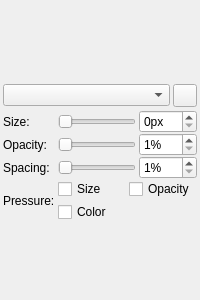
<?xml version="1.0" encoding="UTF-8"?>
<ui version="4.0">
 <class>PenSettings</class>
 <widget class="QWidget" name="PenSettings">
  <property name="geometry">
   <rect>
    <x>0</x>
    <y>0</y>
    <width>200</width>
    <height>300</height>
   </rect>
  </property>
  <layout class="QVBoxLayout" name="verticalLayout">
   <property name="spacing">
    <number>3</number>
   </property>
   <property name="leftMargin">
    <number>3</number>
   </property>
   <property name="topMargin">
    <number>3</number>
   </property>
   <property name="rightMargin">
    <number>3</number>
   </property>
   <property name="bottomMargin">
    <number>3</number>
   </property>
   <item>
    <widget class="BrushPreview" name="preview">
     <property name="sizePolicy">
      <sizepolicy hsizetype="Expanding" vsizetype="Expanding">
       <horstretch>0</horstretch>
       <verstretch>0</verstretch>
      </sizepolicy>
     </property>
     <property name="minimumSize">
      <size>
       <width>0</width>
       <height>64</height>
      </size>
     </property>
     <property name="maximumSize">
      <size>
       <width>16777215</width>
       <height>128</height>
      </size>
     </property>
    </widget>
   </item>
   <item>
    <layout class="QHBoxLayout">
     <property name="spacing">
      <number>3</number>
     </property>
     <property name="topMargin">
      <number>3</number>
     </property>
     <item>
      <widget class="QComboBox" name="blendmode">
       <property name="sizePolicy">
        <sizepolicy hsizetype="Preferred" vsizetype="Fixed">
         <horstretch>1</horstretch>
         <verstretch>0</verstretch>
        </sizepolicy>
       </property>
      </widget>
     </item>
     <item>
      <widget class="QToolButton" name="incremental">
       <property name="toolTip">
        <string>Incremental drawing</string>
       </property>
       <property name="icon">
        <iconset>
         <normaloff>icons:incremental.png</normaloff>icons:incremental.png</iconset>
       </property>
       <property name="checkable">
        <bool>true</bool>
       </property>
      </widget>
     </item>
    </layout>
   </item>
   <item>
    <layout class="QGridLayout" name="gridLayout_2">
     <property name="horizontalSpacing">
      <number>3</number>
     </property>
     <property name="verticalSpacing">
      <number>0</number>
     </property>
     <item row="4" column="0">
      <widget class="QLabel" name="label_3">
       <property name="text">
        <string>Spacing:</string>
       </property>
      </widget>
     </item>
     <item row="0" column="0">
      <widget class="QLabel" name="label">
       <property name="text">
        <string>Size:</string>
       </property>
      </widget>
     </item>
     <item row="1" column="0">
      <widget class="QLabel" name="label_2">
       <property name="text">
        <string>Opacity:</string>
       </property>
      </widget>
     </item>
     <item row="1" column="1">
      <widget class="QSlider" name="brushopacity">
       <property name="minimum">
        <number>1</number>
       </property>
       <property name="maximum">
        <number>100</number>
       </property>
       <property name="orientation">
        <enum>Qt::Horizontal</enum>
       </property>
      </widget>
     </item>
     <item row="0" column="1">
      <widget class="QSlider" name="brushsize">
       <property name="maximum">
        <number>64</number>
       </property>
       <property name="orientation">
        <enum>Qt::Horizontal</enum>
       </property>
      </widget>
     </item>
     <item row="4" column="1">
      <widget class="QSlider" name="brushspacing">
       <property name="minimum">
        <number>1</number>
       </property>
       <property name="maximum">
        <number>50</number>
       </property>
       <property name="orientation">
        <enum>Qt::Horizontal</enum>
       </property>
      </widget>
     </item>
     <item row="0" column="2">
      <widget class="QSpinBox" name="spinBox">
       <property name="suffix">
        <string>px</string>
       </property>
       <property name="maximum">
        <number>64</number>
       </property>
      </widget>
     </item>
     <item row="1" column="2">
      <widget class="QSpinBox" name="spinBox_2">
       <property name="suffix">
        <string notr="true">%</string>
       </property>
       <property name="minimum">
        <number>1</number>
       </property>
       <property name="maximum">
        <number>100</number>
       </property>
      </widget>
     </item>
     <item row="4" column="2">
      <widget class="QSpinBox" name="spinBox_3">
       <property name="suffix">
        <string notr="true">%</string>
       </property>
       <property name="minimum">
        <number>1</number>
       </property>
       <property name="maximum">
        <number>50</number>
       </property>
      </widget>
     </item>
     <item row="5" column="0">
      <widget class="QLabel" name="label_5">
       <property name="text">
        <string>Pressure:</string>
       </property>
      </widget>
     </item>
     <item row="5" column="1" colspan="2">
      <layout class="QGridLayout">
       <property name="leftMargin">
        <number>0</number>
       </property>
       <property name="topMargin">
        <number>0</number>
       </property>
       <property name="rightMargin">
        <number>0</number>
       </property>
       <property name="bottomMargin">
        <number>0</number>
       </property>
       <property name="spacing">
        <number>3</number>
       </property>
       <item row="0" column="0">
        <widget class="QCheckBox" name="pressuresize">
         <property name="text">
          <string>Size</string>
         </property>
        </widget>
       </item>
       <item row="0" column="1">
        <widget class="QCheckBox" name="pressureopacity">
         <property name="text">
          <string>Opacity</string>
         </property>
        </widget>
       </item>
       <item row="1" column="0">
        <widget class="QCheckBox" name="pressurecolor">
         <property name="text">
          <string>Color</string>
         </property>
        </widget>
       </item>
      </layout>
     </item>
    </layout>
   </item>
   <item>
    <spacer>
     <property name="orientation">
      <enum>Qt::Vertical</enum>
     </property>
     <property name="sizeHint" stdset="0">
      <size>
       <width>5</width>
       <height>5</height>
      </size>
     </property>
    </spacer>
   </item>
  </layout>
 </widget>
 <customwidgets>
  <customwidget>
   <class>BrushPreview</class>
   <extends>QFrame</extends>
   <header>widgets/brushpreview.h</header>
   <container>1</container>
  </customwidget>
 </customwidgets>
 <tabstops>
  <tabstop>blendmode</tabstop>
  <tabstop>incremental</tabstop>
  <tabstop>brushsize</tabstop>
  <tabstop>brushopacity</tabstop>
  <tabstop>brushspacing</tabstop>
  <tabstop>pressuresize</tabstop>
  <tabstop>pressureopacity</tabstop>
  <tabstop>pressurecolor</tabstop>
 </tabstops>
 <resources/>
 <connections>
  <connection>
   <sender>pressuresize</sender>
   <signal>toggled(bool)</signal>
   <receiver>preview</receiver>
   <slot>setSizePressure(bool)</slot>
   <hints>
    <hint type="sourcelabel">
     <x>55</x>
     <y>234</y>
    </hint>
    <hint type="destinationlabel">
     <x>60</x>
     <y>27</y>
    </hint>
   </hints>
  </connection>
  <connection>
   <sender>pressureopacity</sender>
   <signal>toggled(bool)</signal>
   <receiver>preview</receiver>
   <slot>setOpacityPressure(bool)</slot>
   <hints>
    <hint type="sourcelabel">
     <x>195</x>
     <y>234</y>
    </hint>
    <hint type="destinationlabel">
     <x>162</x>
     <y>30</y>
    </hint>
   </hints>
  </connection>
  <connection>
   <sender>pressurecolor</sender>
   <signal>toggled(bool)</signal>
   <receiver>preview</receiver>
   <slot>setColorPressure(bool)</slot>
   <hints>
    <hint type="sourcelabel">
     <x>68</x>
     <y>257</y>
    </hint>
    <hint type="destinationlabel">
     <x>162</x>
     <y>25</y>
    </hint>
   </hints>
  </connection>
  <connection>
   <sender>incremental</sender>
   <signal>toggled(bool)</signal>
   <receiver>preview</receiver>
   <slot>setIncremental(bool)</slot>
   <hints>
    <hint type="sourcelabel">
     <x>195</x>
     <y>95</y>
    </hint>
    <hint type="destinationlabel">
     <x>144</x>
     <y>27</y>
    </hint>
   </hints>
  </connection>
  <connection>
   <sender>brushsize</sender>
   <signal>valueChanged(int)</signal>
   <receiver>preview</receiver>
   <slot>setSize(int)</slot>
   <hints>
    <hint type="sourcelabel">
     <x>105</x>
     <y>112</y>
    </hint>
    <hint type="destinationlabel">
     <x>112</x>
     <y>19</y>
    </hint>
   </hints>
  </connection>
  <connection>
   <sender>brushopacity</sender>
   <signal>valueChanged(int)</signal>
   <receiver>preview</receiver>
   <slot>setOpacity(int)</slot>
   <hints>
    <hint type="sourcelabel">
     <x>80</x>
     <y>135</y>
    </hint>
    <hint type="destinationlabel">
     <x>80</x>
     <y>28</y>
    </hint>
   </hints>
  </connection>
  <connection>
   <sender>brushspacing</sender>
   <signal>valueChanged(int)</signal>
   <receiver>preview</receiver>
   <slot>setSpacing(int)</slot>
   <hints>
    <hint type="sourcelabel">
     <x>125</x>
     <y>165</y>
    </hint>
    <hint type="destinationlabel">
     <x>42</x>
     <y>32</y>
    </hint>
   </hints>
  </connection>
  <connection>
   <sender>brushsize</sender>
   <signal>valueChanged(int)</signal>
   <receiver>spinBox</receiver>
   <slot>setValue(int)</slot>
   <hints>
    <hint type="sourcelabel">
     <x>125</x>
     <y>112</y>
    </hint>
    <hint type="destinationlabel">
     <x>156</x>
     <y>114</y>
    </hint>
   </hints>
  </connection>
  <connection>
   <sender>spinBox</sender>
   <signal>valueChanged(int)</signal>
   <receiver>brushsize</receiver>
   <slot>setValue(int)</slot>
   <hints>
    <hint type="sourcelabel">
     <x>159</x>
     <y>104</y>
    </hint>
    <hint type="destinationlabel">
     <x>123</x>
     <y>116</y>
    </hint>
   </hints>
  </connection>
  <connection>
   <sender>brushopacity</sender>
   <signal>valueChanged(int)</signal>
   <receiver>spinBox_2</receiver>
   <slot>setValue(int)</slot>
   <hints>
    <hint type="sourcelabel">
     <x>103</x>
     <y>131</y>
    </hint>
    <hint type="destinationlabel">
     <x>158</x>
     <y>138</y>
    </hint>
   </hints>
  </connection>
  <connection>
   <sender>spinBox_2</sender>
   <signal>valueChanged(int)</signal>
   <receiver>brushopacity</receiver>
   <slot>setValue(int)</slot>
   <hints>
    <hint type="sourcelabel">
     <x>175</x>
     <y>136</y>
    </hint>
    <hint type="destinationlabel">
     <x>91</x>
     <y>131</y>
    </hint>
   </hints>
  </connection>
  <connection>
   <sender>brushspacing</sender>
   <signal>valueChanged(int)</signal>
   <receiver>spinBox_3</receiver>
   <slot>setValue(int)</slot>
   <hints>
    <hint type="sourcelabel">
     <x>99</x>
     <y>151</y>
    </hint>
    <hint type="destinationlabel">
     <x>174</x>
     <y>167</y>
    </hint>
   </hints>
  </connection>
  <connection>
   <sender>spinBox_3</sender>
   <signal>valueChanged(int)</signal>
   <receiver>brushspacing</receiver>
   <slot>setValue(int)</slot>
   <hints>
    <hint type="sourcelabel">
     <x>154</x>
     <y>155</y>
    </hint>
    <hint type="destinationlabel">
     <x>100</x>
     <y>160</y>
    </hint>
   </hints>
  </connection>
 </connections>
</ui>
